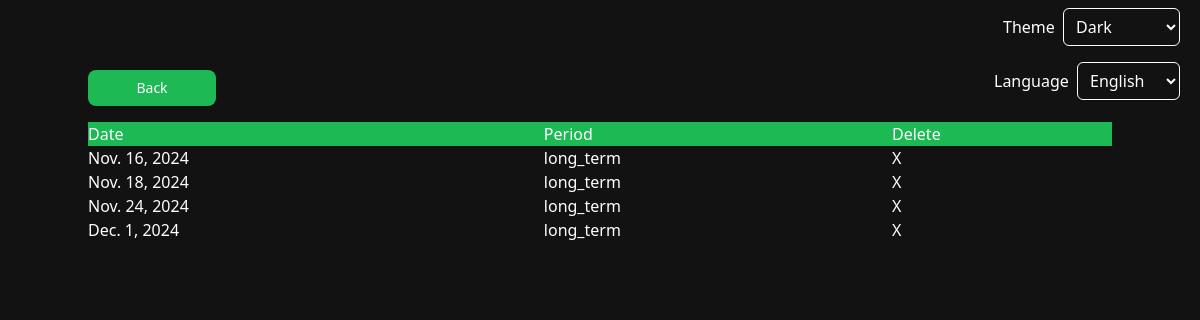
The page /get-past-wrappeds/ (signed in) on the database its author committed.
### app/models.py (models this page shows)
class Wrapped(models.Model):
    date_created = models.DateField()
    time_period = models.CharField(max_length=10, default='')
    data = models.JSONField()
    desc = models.TextField(default='')
    user = models.ForeignKey(User, on_delete=models.CASCADE)

### app/views.py (the view)
# urls.py: path('get-past-wrappeds/', views.get_past_wrappeds, name='past_wraps'),
def get_past_wrappeds(request):
    if request.method == 'GET':
        user = request.user
        wrapped_objs = Wrapped.objects.all().filter(user=user)
        wrappeds = {}
        i = 0
        for wrapped_obj in wrapped_objs:
            wrapped = {
                'id': wrapped_obj.id,
                'date_created': wrapped_obj.date_created,
                'date_formatted': date_format(wrapped_obj.date_created),
                'time_period': wrapped_obj.time_period,
                'image_url': wrapped_obj.data['tracks'].get('1')['album_image']
            }
            wrappeds[i] = wrapped
            i += 1
        return render(request, 'past_wraps.html', {'past_wraps': wrappeds})

### templates/past_wraps.html (shortened to what this page needs)
{% extends "_base.html" %}
{% load i18n %}
{% load compress %}
{% load static %}
{%  block content %}
    <a href="{% url 'profile' %}" class="flex-1">
        <button class="flex flex-col items-center justify-center w-32 focus:outline-none text-text bg-accent font-medium rounded-lg text-sm px-4 py-2">
            <p class="text-center">{% trans "Back" %}</p>
        </button>
    </a>
    {% if past_wraps %}
    <div class="table w-full mt-4">
        <div class="table-header-group bg-accent">
            <div class="table-row text-text pl-2">
                <div class="table-cell text-left">{% trans "Date" %}</div>
                <div class="table-cell text-left">{% trans "Period" %}</div>
                <div class="table-cell text-left">{% trans "Delete" %}</div>
            </div>
        </div>
        <div class="table-row-group">
        {% for key, wrap in past_wraps.items %}
            <div class="text-text table-row text-left">
                <div class="table-cell">
                <a href="{% url 'wrapped' limit=10 period=wrap.time_period %}">
                    <p class=" text-text">{{ wrap.date_formatted }}</p>
                </a>
                </div>
                <div class="table-cell">
                <p class="text-text">{{ wrap.time_period }}</p>
                </div>
                <div class="table-cell">
                <a href="{% url 'delete_wrapped' item_id=wrap.id %}">
                <button class="text-text">X</button>
                </a>
            </div>
            </div>
        {% endfor %}
    </div>
    </div>
    {% else %}
        <span class="text-text bg-accent">{% trans "You have no past wraps." %}</span>
    {% endif %}
{% endblock content %}

### rows shown on the page
Wrapped: date_formatted "Nov. 16, 2024", time_period "long_term"
Wrapped: date_formatted "Nov. 18, 2024", time_period "long_term"
Wrapped: date_formatted "Nov. 24, 2024", time_period "long_term"
Wrapped: time_period "long_term"

### other values the page prints
{{ wrap.date_formatted }} "Dec. 1, 2024"
form field value "English"
